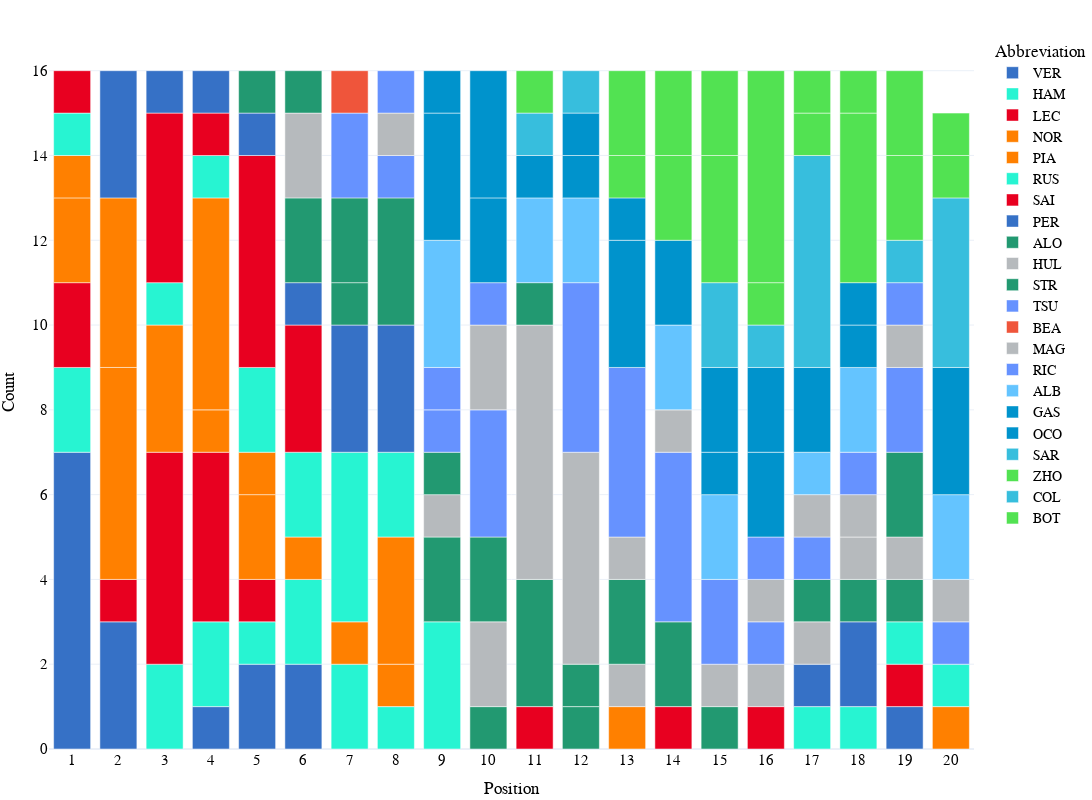

Notebook code cell kept with this figure:
### Code cell
fig=px.bar(grouped, 
           x="Position", 
           y='Count', 
           color='Abbreviation',
        #    title="Race Position Counts By Driver for the {} F1 Season".format(year),
           height=800, 
           width=1200, 
           template="plotly_white",
           color_discrete_map={
                "ALB": "#64C4FF",
                 "ALO": "#229971",
                 "BOT": "#52e252",
                 "COL": "#37BEDD",
                 "GAS": "#0093cc",
                 "HAM": "#27F4D2",
                 "HUL": "#B6BABD",
                 "LEC": "#E80020",
                 "MAG": "#B6BABD",
                 "NOR": "#FF8000",
                 "OCO": "#0093cc",
                 "PER": "#3671C6",
                 "PIA": "#FF8000",
                 "RIC": "#6692FF",
                 "RUS": "#27F4D2",
                 "SAI": "#E80020",
                 "SAR": "#37BEDD",
                 "STR": "#229971",
                 "TSU": "#6692FF",
                 "VER": "#3671C6",
                 "ZHO": "#52e252"
            },
            )

fig.update_layout(
    hoverlabel=dict(
        bgcolor="white",
        font_size=16,
        font_family="PT Sans Narrow"
    ),
    title_x=0.5,
    yaxis = dict(tickfont = dict(size=15)),
    xaxis = dict(tickfont = dict(size=15),
    tickmode = 'linear',
    tick0 = 1,
    dtick = 1),
    font=dict(
        family="PT Sans Narrow",
        size=14,
        color="Black"
    ),
    title_font_family="PT Sans Narrow",
        margin=dict(l=5, r=5, t=35, b=5)
)
# fig.update_traces(marker={'size': 12})

### Figure 1 — Plotly figure (JSON) as saved in the notebook; plotly's stock layout.template omitted (floating-point values rounded to 4 significant figures)
{"data": [{"alignmentgroup": "True", "hovertemplate": "Abbreviation=VER<br>Position=%{x}<br>Count=%{y}<extra></extra>", "legendgroup": "VER", "marker": {"color": "#3671C6", "pattern": {"shape": ""}}, "name": "VER", "offsetgroup": "VER", "orientation": "v", "showlegend": true, "textposition": "auto", "type": "bar", "x": [1, 2, 4, 5, 6, 19], "xaxis": "x", "y": [7, 3, 1, 2, 2, 1], "yaxis": "y"}, {"alignmentgroup": "True", "hovertemplate": "Abbreviation=HAM<br>Position=%{x}<br>Count=%{y}<extra></extra>", "legendgroup": "HAM", "marker": {"color": "#27F4D2", "pattern": {"shape": ""}}, "name": "HAM", "offsetgroup": "HAM", "orientation": "v", "showlegend": true, "textposition": "auto", "type": "bar", "x": [1, 3, 4, 5, 6, 7, 8, 9, 18], "xaxis": "x", "y": [2, 2, 2, 1, 2, 2, 1, 3, 1], "yaxis": "y"}, {"alignmentgroup": "True", "hovertemplate": "Abbreviation=LEC<br>Position=%{x}<br>Count=%{y}<extra></extra>", "legendgroup": "LEC", "marker": {"color": "#E80020", "pattern": {"shape": ""}}, "name": "LEC", "offsetgroup": "LEC", "orientation": "v", "showlegend": true, "textposition": "auto", "type": "bar", "x": [1, 2, 3, 4, 5, 11, 14, 19], "xaxis": "x", "y": [2, 1, 5, 4, 1, 1, 1, 1], "yaxis": "y"}, {"alignmentgroup": "True", "hovertemplate": "Abbreviation=NOR<br>Position=%{x}<br>Count=%{y}<extra></extra>", "legendgroup": "NOR", "marker": {"color": "#FF8000", "pattern": {"shape": ""}}, "name": "NOR", "offsetgroup": "NOR", "orientation": "v", "showlegend": true, "textposition": "auto", "type": "bar", "x": [1, 2, 3, 4, 5, 6, 8, 20], "xaxis": "x", "y": [2, 5, 3, 1, 2, 1, 1, 1], "yaxis": "y"}, {"alignmentgroup": "True", "hovertemplate": "Abbreviation=PIA<br>Position=%{x}<br>Count=%{y}<extra></extra>", "legendgroup": "PIA", "marker": {"color": "#FF8000", "pattern": {"shape": ""}}, "name": "PIA", "offsetgroup": "PIA", "orientation": "v", "showlegend": true, "textposition": "auto", "type": "bar", "x": [1, 2, 4, 5, 7, 8, 13], "xaxis": "x", "y": [1, 4, 5, 1, 1, 3, 1], "yaxis": "y"}, {"alignmentgroup": "True", "hovertemplate": "Abbreviation=RUS<br>Position=%{x}<br>Count=%{y}<extra></extra>", "legendgroup": "RUS", "marker": {"color": "#27F4D2", "pattern": {"shape": ""}}, "name": "RUS", "offsetgroup": "RUS", "orientation": "v", "showlegend": true, "textposition": "auto", "type": "bar", "x": [1, 3, 4, 5, 6, 7, 8, 17, 19, 20], "xaxis": "x", "y": [1, 1, 1, 2, 2, 4, 2, 1, 1, 1], "yaxis": "y"}, {"alignmentgroup": "True", "hovertemplate": "Abbreviation=SAI<br>Position=%{x}<br>Count=%{y}<extra></extra>", "legendgroup": "SAI", "marker": {"color": "#E80020", "pattern": {"shape": ""}}, "name": "SAI", "offsetgroup": "SAI", "orientation": "v", "showlegend": true, "textposition": "auto", "type": "bar", "x": [1, 3, 4, 5, 6, 16], "xaxis": "x", "y": [1, 4, 1, 5, 3, 1], "yaxis": "y"}, {"alignmentgroup": "True", "hovertemplate": "Abbreviation=PER<br>Position=%{x}<br>Count=%{y}<extra></extra>", "legendgroup": "PER", "marker": {"color": "#3671C6", "pattern": {"shape": ""}}, "name": "PER", "offsetgroup": "PER", "orientation": "v", "showlegend": true, "textposition": "auto", "type": "bar", "x": [2, 3, 4, 5, 6, 7, 8, 17, 18], "xaxis": "x", "y": [3, 1, 1, 1, 1, 3, 3, 1, 2], "yaxis": "y"}, {"alignmentgroup": "True", "hovertemplate": "Abbreviation=ALO<br>Position=%{x}<br>Count=%{y}<extra></extra>", "legendgroup": "ALO", "marker": {"color": "#229971", "pattern": {"shape": ""}}, "name": "ALO", "offsetgroup": "ALO", "orientation": "v", "showlegend": true, "textposition": "auto", "type": "bar", "x": [5, 6, 7, 8, 9, 10, 11, 12, 18, 19], "xaxis": "x", "y": [1, 2, 1, 3, 2, 1, 3, 1, 1, 1], "yaxis": "y"}, {"alignmentgroup": "True", "hovertemplate": "Abbreviation=HUL<br>Position=%{x}<br>Count=%{y}<extra></extra>", "legendgroup": "HUL", "marker": {"color": "#B6BABD", "pattern": {"shape": ""}}, "name": "HUL", "offsetgroup": "HUL", "orientation": "v", "showlegend": true, "textposition": "auto", "type": "bar", "x": [6, 9, 10, 11, 13, 16, 17, 18, 19], "xaxis": "x", "y": [2, 1, 2, 6, 1, 1, 1, 1, 1], "yaxis": "y"}, {"alignmentgroup": "True", "hovertemplate": "Abbreviation=STR<br>Position=%{x}<br>Count=%{y}<extra></extra>", "legendgroup": "STR", "marker": {"color": "#229971", "pattern": {"shape": ""}}, "name": "STR", "offsetgroup": "STR", "orientation": "v", "showlegend": true, "textposition": "auto", "type": "bar", "x": [6, 7, 9, 10, 11, 12, 13, 14, 15, 17, 19], "xaxis": "x", "y": [1, 2, 1, 2, 1, 1, 2, 2, 1, 1, 2], "yaxis": "y"}, {"alignmentgroup": "True", "hovertemplate": "Abbreviation=TSU<br>Position=%{x}<br>Count=%{y}<extra></extra>", "legendgroup": "TSU", "marker": {"color": "#6692FF", "pattern": {"shape": ""}}, "name": "TSU", "offsetgroup": "TSU", "orientation": "v", "showlegend": true, "textposition": "auto", "type": "bar", "x": [7, 8, 9, 10, 14, 16, 17, 19, 20], "xaxis": "x", "y": [2, 1, 1, 3, 4, 1, 1, 2, 1], "yaxis": "y"}, {"alignmentgroup": "True", "hovertemplate": "Abbreviation=BEA<br>Position=%{x}<br>Count=%{y}<extra></extra>", "legendgroup": "BEA", "marker": {"color": "#EF553B", "pattern": {"shape": ""}}, "name": "BEA", "offsetgroup": "BEA", "orientation": "v", "showlegend": true, "textposition": "auto", "type": "bar", "x": [7], "xaxis": "x", "y": [1], "yaxis": "y"}, {"alignmentgroup": "True", "hovertemplate": "Abbreviation=MAG<br>Position=%{x}<br>Count=%{y}<extra></extra>", "legendgroup": "MAG", "marker": {"color": "#B6BABD", "pattern": {"shape": ""}}, "name": "MAG", "offsetgroup": "MAG", "orientation": "v", "showlegend": true, "textposition": "auto", "type": "bar", "x": [8, 10, 12, 13, 14, 15, 16, 17, 18, 19, 20], "xaxis": "x", "y": [1, 2, 5, 1, 1, 1, 1, 1, 1, 1, 1], "yaxis": "y"}, {"alignmentgroup": "True", "hovertemplate": "Abbreviation=RIC<br>Position=%{x}<br>Count=%{y}<extra></extra>", "legendgroup": "RIC", "marker": {"color": "#6692FF", "pattern": {"shape": ""}}, "name": "RIC", "offsetgroup": "RIC", "orientation": "v", "showlegend": true, "textposition": "auto", "type": "bar", "x": [8, 9, 10, 12, 13, 15, 16, 18, 19], "xaxis": "x", "y": [1, 1, 1, 4, 4, 2, 1, 1, 1], "yaxis": "y"}, {"alignmentgroup": "True", "hovertemplate": "Abbreviation=ALB<br>Position=%{x}<br>Count=%{y}<extra></extra>", "legendgroup": "ALB", "marker": {"color": "#64C4FF", "pattern": {"shape": ""}}, "name": "ALB", "offsetgroup": "ALB", "orientation": "v", "showlegend": true, "textposition": "auto", "type": "bar", "x": [9, 11, 12, 14, 15, 17, 18, 20], "xaxis": "x", "y": [3, 2, 2, 2, 2, 1, 2, 2], "yaxis": "y"}, {"alignmentgroup": "True", "hovertemplate": "Abbreviation=GAS<br>Position=%{x}<br>Count=%{y}<extra></extra>", "legendgroup": "GAS", "marker": {"color": "#0093cc", "pattern": {"shape": ""}}, "name": "GAS", "offsetgroup": "GAS", "orientation": "v", "showlegend": true, "textposition": "auto", "type": "bar", "x": [9, 10, 12, 13, 15, 16, 18, 20], "xaxis": "x", "y": [3, 2, 1, 3, 1, 2, 1, 3], "yaxis": "y"}, {"alignmentgroup": "True", "hovertemplate": "Abbreviation=OCO<br>Position=%{x}<br>Count=%{y}<extra></extra>", "legendgroup": "OCO", "marker": {"color": "#0093cc", "pattern": {"shape": ""}}, "name": "OCO", "offsetgroup": "OCO", "orientation": "v", "showlegend": true, "textposition": "auto", "type": "bar", "x": [9, 10, 11, 12, 13, 14, 15, 16, 17, 18], "xaxis": "x", "y": [1, 3, 1, 1, 1, 2, 2, 2, 2, 1], "yaxis": "y"}, {"alignmentgroup": "True", "hovertemplate": "Abbreviation=SAR<br>Position=%{x}<br>Count=%{y}<extra></extra>", "legendgroup": "SAR", "marker": {"color": "#37BEDD", "pattern": {"shape": ""}}, "name": "SAR", "offsetgroup": "SAR", "orientation": "v", "showlegend": true, "textposition": "auto", "type": "bar", "x": [11, 15, 16, 17, 19, 20], "xaxis": "x", "y": [1, 2, 1, 5, 1, 4], "yaxis": "y"}, {"alignmentgroup": "True", "hovertemplate": "Abbreviation=ZHO<br>Position=%{x}<br>Count=%{y}<extra></extra>", "legendgroup": "ZHO", "marker": {"color": "#52e252", "pattern": {"shape": ""}}, "name": "ZHO", "offsetgroup": "ZHO", "orientation": "v", "showlegend": true, "textposition": "auto", "type": "bar", "x": [11, 13, 14, 15, 16, 17, 18, 19, 20], "xaxis": "x", "y": [1, 1, 2, 3, 1, 1, 4, 2, 1], "yaxis": "y"}, {"alignmentgroup": "True", "hovertemplate": "Abbreviation=COL<br>Position=%{x}<br>Count=%{y}<extra></extra>", "legendgroup": "COL", "marker": {"color": "#37BEDD", "pattern": {"shape": ""}}, "name": "COL", "offsetgroup": "COL", "orientation": "v", "showlegend": true, "textposition": "auto", "type": "bar", "x": [12], "xaxis": "x", "y": [1], "yaxis": "y"}, {"alignmentgroup": "True", "hovertemplate": "Abbreviation=BOT<br>Position=%{x}<br>Count=%{y}<extra></extra>", "legendgroup": "BOT", "marker": {"color": "#52e252", "pattern": {"shape": ""}}, "name": "BOT", "offsetgroup": "BOT", "orientation": "v", "showlegend": true, "textposition": "auto", "type": "bar", "x": [13, 14, 15, 16, 17, 18, 19, 20], "xaxis": "x", "y": [2, 2, 2, 5, 1, 1, 2, 1], "yaxis": "y"}], "layout": {"barmode": "relative", "font": {"color": "Black", "family": "PT Sans Narrow", "size": 14}, "height": 800, "hoverlabel": {"bgcolor": "white", "font": {"family": "PT Sans Narrow", "size": 16}}, "legend": {"title": {"text": "Abbreviation"}, "tracegroupgap": 0}, "margin": {"b": 5, "l": 5, "r": 5, "t": 35}, "title": {"font": {"family": "PT Sans Narrow"}, "x": 0.5}, "width": 1200, "xaxis": {"anchor": "y", "domain": [0, 1], "dtick": 1, "tick0": 1, "tickfont": {"size": 15}, "tickmode": "linear", "title": {"text": "Position"}}, "yaxis": {"anchor": "x", "domain": [0, 1], "tickfont": {"size": 15}, "title": {"text": "Count"}}}}
